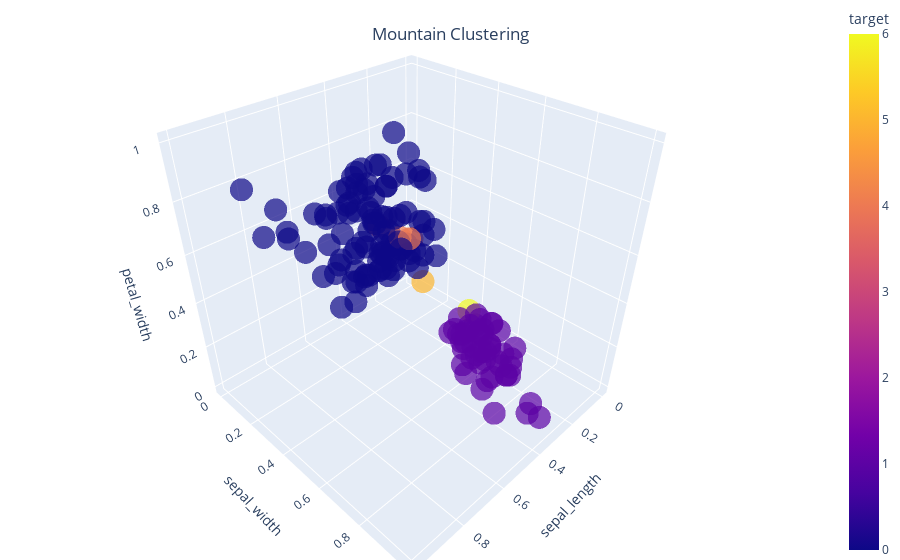

The notebook cell saved with this chart:
### Markdown cell above
#### Fit algorithms

### Code cell
sigma_squared = 1
mountain_clustering = MountainClustering(number_of_partitions=10,
                                        distance_metric='manhattan',
                                        sigma_squared=sigma_squared,
                                        beta_squared=1.5*sigma_squared,)
mountain_clustering.fit(feature_matrix)

cluster_assignments = mountain_clustering.predict()

plot3d_iris_dataset(feature_matrix, cluster_assignments, 'Mountain Clustering')

### Figure 1 — Plotly figure (JSON) as saved in the notebook; plotly's stock layout.template omitted (floating-point values rounded to 4 significant figures; data arrays with more than 128 entries replaced by an {"elided": "..."} marker saying what was removed)
{"data": [{"hovertemplate": "sepal_length=%{x}<br>sepal_width=%{y}<br>petal_width=%{z}<br>target=%{marker.color}<extra></extra>", "legendgroup": "", "marker": {"color": {"elided": "150 int values"}, "coloraxis": "coloraxis", "opacity": 0.7, "symbol": "circle"}, "mode": "markers", "name": "", "scene": "scene", "showlegend": false, "type": "scatter3d", "x": {"elided": "150 float values"}, "y": {"elided": "150 float values"}, "z": {"elided": "150 float values"}}], "layout": {"coloraxis": {"colorbar": {"title": {"text": "target"}}, "colorscale": [[0, "#0d0887"], [0.1111, "#46039f"], [0.2222, "#7201a8"], [0.3333, "#9c179e"], [0.4444, "#bd3786"], [0.5556, "#d8576b"], [0.6667, "#ed7953"], [0.7778, "#fb9f3a"], [0.8889, "#fdca26"], [1, "#f0f921"]]}, "legend": {"tracegroupgap": 0}, "margin": {"b": 0, "l": 0, "r": 0, "t": 0}, "scene": {"domain": {"x": [0, 1], "y": [0, 1]}, "xaxis": {"title": {"text": "sepal_length"}}, "yaxis": {"title": {"text": "sepal_width"}}, "zaxis": {"title": {"text": "petal_width"}}}, "title": {"text": "Mountain Clustering", "x": 0.5, "xanchor": "center", "y": 0.95, "yanchor": "top"}}}
